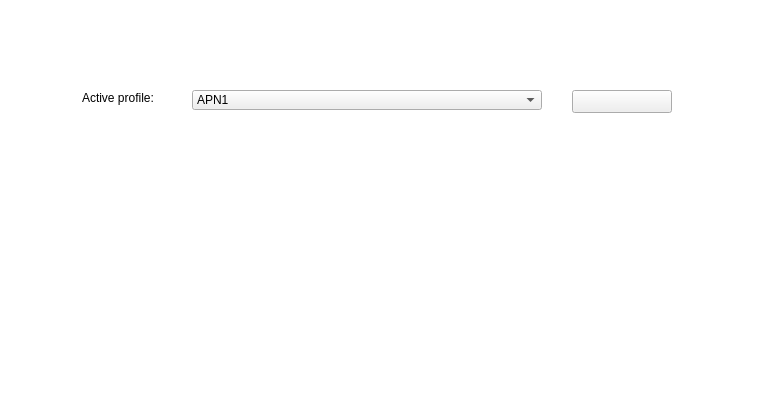
<?xml version="1.0" encoding="UTF-8"?>
<ui version="4.0">
 <class>FormConnection</class>
 <widget class="QWidget" name="FormConnection">
  <property name="geometry">
   <rect>
    <x>0</x>
    <y>0</y>
    <width>764</width>
    <height>405</height>
   </rect>
  </property>
  <property name="minimumSize">
   <size>
    <width>764</width>
    <height>300</height>
   </size>
  </property>
  <property name="maximumSize">
   <size>
    <width>764</width>
    <height>16777215</height>
   </size>
  </property>
  <property name="windowTitle">
   <string>Form</string>
  </property>
  <property name="styleSheet">
   <string notr="true">QWidget#FormConnection
{
	border-image: url(Skin/dataBackground.png);
    background-color:white;

}</string>
  </property>
  <widget class="QWidget" name="widgetConnect" native="true">
   <property name="geometry">
    <rect>
     <x>12</x>
     <y>16</y>
     <width>770</width>
     <height>348</height>
    </rect>
   </property>
   <property name="sizePolicy">
    <sizepolicy hsizetype="Expanding" vsizetype="Expanding">
     <horstretch>0</horstretch>
     <verstretch>0</verstretch>
    </sizepolicy>
   </property>
   <property name="styleSheet">
    <string notr="true">QWidget#widgetConnect{ 
border-image:url(Skin/dataBackground2.png);
}</string>
   </property>
   <widget class="QLabel" name="labelConnectButtonText">
    <property name="geometry">
     <rect>
      <x>560</x>
      <y>74</y>
      <width>81</width>
      <height>16</height>
     </rect>
    </property>
    <property name="styleSheet">
     <string notr="true">QLabel#labelConnectButtonText
{
	color:white;
}</string>
    </property>
    <property name="text">
     <string/>
    </property>
    <property name="alignment">
     <set>Qt::AlignCenter</set>
    </property>
   </widget>
   <widget class="QLabel" name="labelConnectionTitle">
    <property name="geometry">
     <rect>
      <x>70</x>
      <y>74</y>
      <width>101</width>
      <height>16</height>
     </rect>
    </property>
    <property name="styleSheet">
     <string notr="true">QLabel{
	color: rgb(0, 0, 0);
}</string>
    </property>
    <property name="text">
     <string>Active profile:</string>
    </property>
   </widget>
   <widget class="QComboBox" name="comboBoxAPN">
    <property name="geometry">
     <rect>
      <x>180</x>
      <y>74</y>
      <width>350</width>
      <height>20</height>
     </rect>
    </property>
    <property name="sizePolicy">
     <sizepolicy hsizetype="Fixed" vsizetype="Fixed">
      <horstretch>0</horstretch>
      <verstretch>0</verstretch>
     </sizepolicy>
    </property>
    <property name="minimumSize">
     <size>
      <width>350</width>
      <height>16</height>
     </size>
    </property>
    <property name="maximumSize">
     <size>
      <width>350</width>
      <height>16777215</height>
     </size>
    </property>
    <property name="styleSheet">
     <string notr="true"/>
    </property>
    <item>
     <property name="text">
      <string>APN1</string>
     </property>
    </item>
    <item>
     <property name="text">
      <string>APN2</string>
     </property>
    </item>
    <item>
     <property name="text">
      <string>APN3</string>
     </property>
    </item>
    <item>
     <property name="text">
      <string>APN4</string>
     </property>
    </item>
   </widget>
   <widget class="QStackedWidget" name="stackedWidgetStatus">
    <property name="enabled">
     <bool>true</bool>
    </property>
    <property name="geometry">
     <rect>
      <x>110</x>
      <y>110</y>
      <width>581</width>
      <height>141</height>
     </rect>
    </property>
    <property name="sizePolicy">
     <sizepolicy hsizetype="Expanding" vsizetype="Expanding">
      <horstretch>0</horstretch>
      <verstretch>0</verstretch>
     </sizepolicy>
    </property>
    <property name="minimumSize">
     <size>
      <width>310</width>
      <height>70</height>
     </size>
    </property>
   </widget>
   <widget class="QPushButton" name="pushButtonConnect">
    <property name="geometry">
     <rect>
      <x>560</x>
      <y>74</y>
      <width>100</width>
      <height>23</height>
     </rect>
    </property>
    <property name="sizePolicy">
     <sizepolicy hsizetype="Fixed" vsizetype="Fixed">
      <horstretch>0</horstretch>
      <verstretch>0</verstretch>
     </sizepolicy>
    </property>
    <property name="minimumSize">
     <size>
      <width>85</width>
      <height>23</height>
     </size>
    </property>
    <property name="cursor">
     <cursorShape>PointingHandCursor</cursorShape>
    </property>
    <property name="focusPolicy">
     <enum>Qt::NoFocus</enum>
    </property>
    <property name="styleSheet">
     <string notr="true">QPushButton{ 
border-image:url(Skin/SmallChangeableButton_1.png);
	color: rgb(255, 255, 255);
}
QPushButton:pressed{ 
border-image:url(Skin/SmallChangeableButton_3.png);
}
QPushButton:hover{
border-image:url(Skin/SmallChangeableButton_3.png);
	color: rgb(0, 0, 0);
}
QPushButton:disabled{
border-image:url(Skin/SmallChangeableButton_2.png);
	color: rgb(0, 0, 0);
}</string>
    </property>
    <property name="text">
     <string/>
    </property>
   </widget>
  </widget>
 </widget>
 <resources/>
 <connections/>
</ui>
